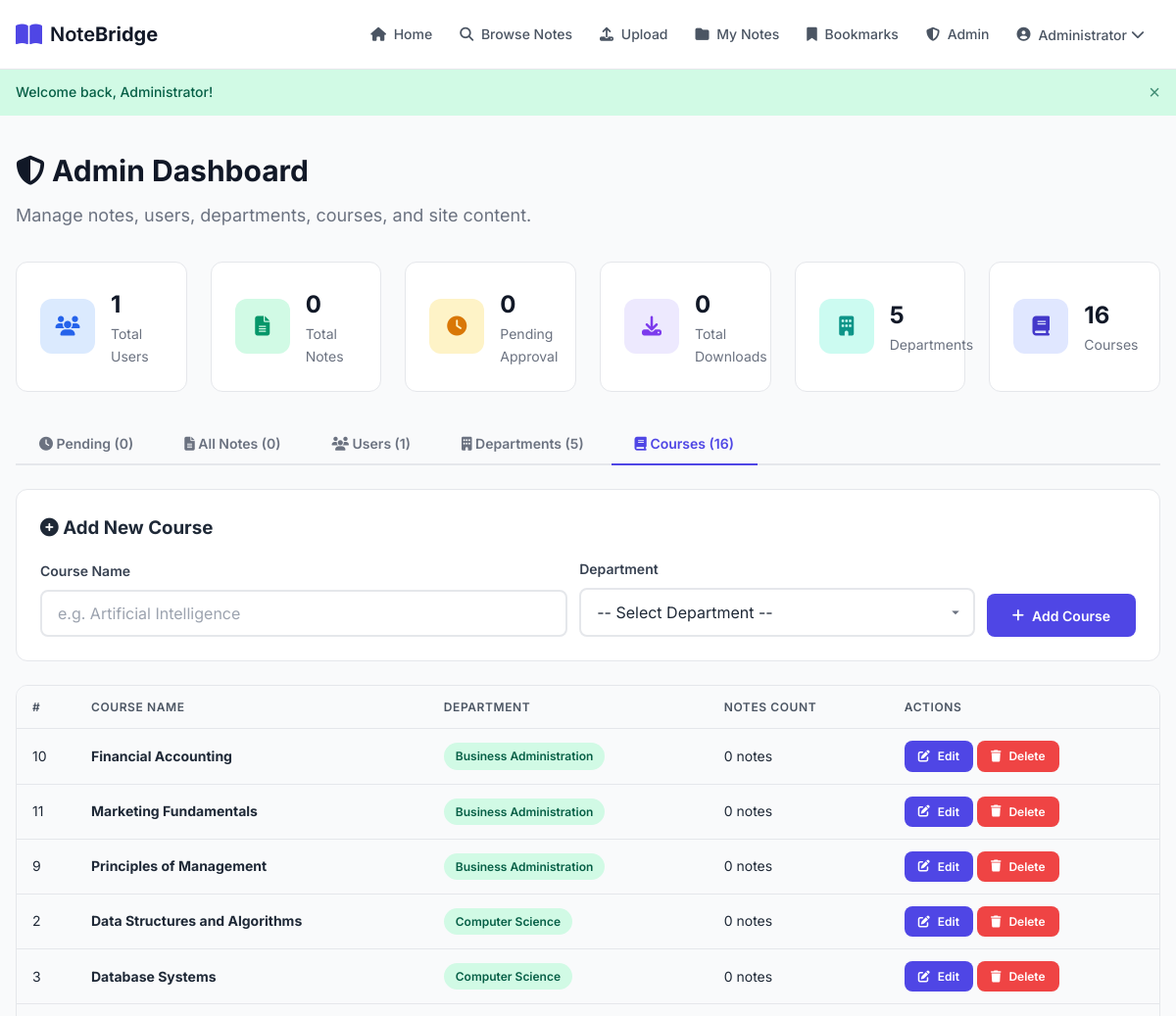
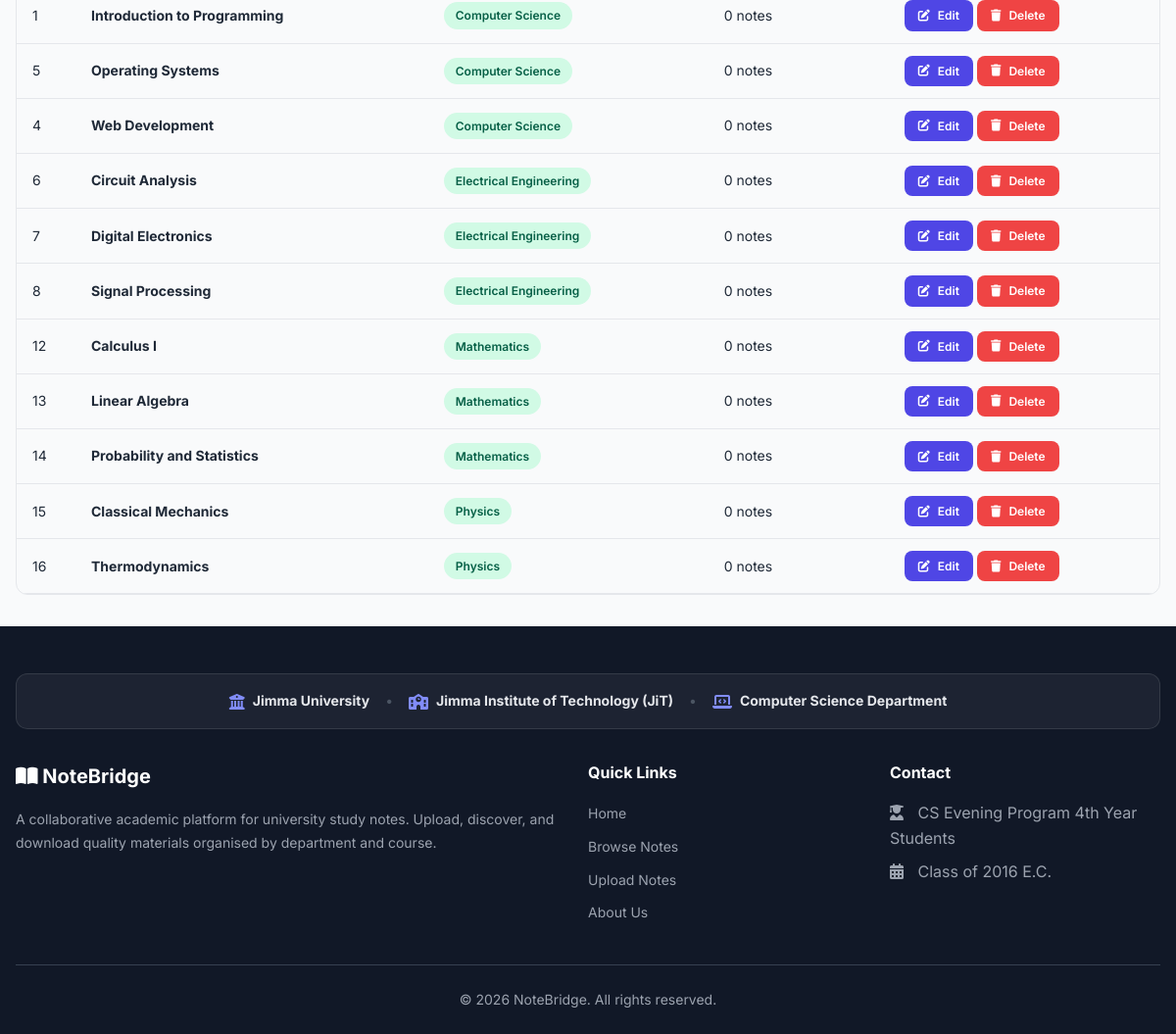
Screenshot of /admin/dashboard.php?tab=courses (signed in) with the database file from the repository (2 pictures, top to bottom).
### tables this page shows
CREATE TABLE IF NOT EXISTS courses (
    id            INT AUTO_INCREMENT PRIMARY KEY,
    name          VARCHAR(150) NOT NULL,
    department_id INT NOT NULL,
    FOREIGN KEY (department_id) REFERENCES departments(id)
        ON DELETE CASCADE
);

CREATE TABLE IF NOT EXISTS departments (
    id   INT AUTO_INCREMENT PRIMARY KEY,
    name VARCHAR(100) NOT NULL UNIQUE
);

### includes/config.php (called while the page is built, shortened)
<?php
function sanitize($data) {
    return htmlspecialchars(trim($data), ENT_QUOTES, 'UTF-8');
}
?>

### admin/dashboard.php (the view, shortened to what this page needs)
<?php
require_once __DIR__ . '/../includes/config.php';
$totalUsers       = (int)$db->query("SELECT COUNT(*) FROM users")->fetchColumn();
$totalNotes       = (int)$db->query("SELECT COUNT(*) FROM notes")->fetchColumn();
$pendingNotes     = (int)$db->query("SELECT COUNT(*) FROM notes WHERE status = 'pending'")->fetchColumn();
$totalDownloads   = (int)$db->query("SELECT COALESCE(SUM(downloads), 0) FROM notes")->fetchColumn();
$totalDepartments = (int)$db->query("SELECT COUNT(*) FROM departments")->fetchColumn();
$totalCourses     = (int)$db->query("SELECT COUNT(*) FROM courses")->fetchColumn();
$allDepartments = $db->query(
    "SELECT d.*,
            COUNT(DISTINCT c.id) AS course_count,
            COUNT(DISTINCT n.id) AS note_count
     FROM departments d
     LEFT JOIN courses c ON c.department_id = d.id
     LEFT JOIN notes n ON n.course_id = c.id
     GROUP BY d.id
     ORDER BY d.name ASC"
)->fetchAll(PDO::FETCH_ASSOC);
$allCoursesList = $db->query(
    "SELECT c.*,
            d.name AS department_name,
            COUNT(n.id) AS note_count
     FROM courses c
     JOIN departments d ON c.department_id = d.id
     LEFT JOIN notes n ON n.course_id = c.id
     GROUP BY c.id
     ORDER BY d.name ASC, c.name ASC"
)->fetchAll(PDO::FETCH_ASSOC);
$editCourse = null;
$activeTab = $_GET['tab'] ?? 'pending';
require_once __DIR__ . '/../includes/header.php';
?>
<div class="container">
    <div class="page-header">
        <h1><i class="fas fa-shield-alt"></i> Admin Dashboard</h1>
        <p>Manage notes, users, departments, courses, and site content.</p>
    </div>
    <div class="stats-grid">
        <div class="stat-card">
            <div class="stat-icon blue"><i class="fas fa-users"></i></div>
            <div>
                <div class="stat-number"><?php echo $totalUsers; ?></div>
                <div class="stat-label">Total Users</div>
            </div>
        </div>
        <div class="stat-card">
            <div class="stat-icon green"><i class="fas fa-file-alt"></i></div>
            <div>
                <div class="stat-number"><?php echo $totalNotes; ?></div>
                <div class="stat-label">Total Notes</div>
            </div>
        </div>
        <div class="stat-card">
            <div class="stat-icon amber"><i class="fas fa-clock"></i></div>
            <div>
                <div class="stat-number"><?php echo $pendingNotes; ?></div>
                <div class="stat-label">Pending Approval</div>
            </div>
        </div>
        <div class="stat-card">
            <div class="stat-icon purple"><i class="fas fa-download"></i></div>
            <div>
                <div class="stat-number"><?php echo $totalDownloads; ?></div>
                <div class="stat-label">Total Downloads</div>
            </div>
        </div>
        <div class="stat-card">
            <div class="stat-icon teal"><i class="fas fa-building"></i></div>
            <div>
                <div class="stat-number"><?php echo $totalDepartments; ?></div>
                <div class="stat-label">Departments</div>
            </div>
        </div>
        <div class="stat-card">
            <div class="stat-icon indigo"><i class="fas fa-book"></i></div>
            <div>
                <div class="stat-number"><?php echo $totalCourses; ?></div>
                <div class="stat-label">Courses</div>
            </div>
        </div>
    </div>
    <div class="tabs">
        <button class="tab-btn <?php echo ($activeTab === 'pending') ? 'active' : ''; ?>" data-tab="tab-pending">
            <i class="fas fa-clock"></i> Pending (<?php echo $pendingNotes; ?>)
        </button>
        <button class="tab-btn <?php echo ($activeTab === 'notes') ? 'active' : ''; ?>" data-tab="tab-notes">
            <i class="fas fa-file-alt"></i> All Notes (<?php echo $totalNotes; ?>)
        </button>
        <button class="tab-btn <?php echo ($activeTab === 'users') ? 'active' : ''; ?>" data-tab="tab-users">
            <i class="fas fa-users"></i> Users (<?php echo $totalUsers; ?>)
        </button>
        <button class="tab-btn <?php echo ($activeTab === 'departments') ? 'active' : ''; ?>" data-tab="tab-departments">
            <i class="fas fa-building"></i> Departments (<?php echo count($allDepartments); ?>)
        </button>
        <button class="tab-btn <?php echo ($activeTab === 'courses') ? 'active' : ''; ?>" data-tab="tab-courses">
            <i class="fas fa-book"></i> Courses (<?php echo count($allCoursesList); ?>)
        </button>
    </div>
    <div class="tab-content <?php echo ($activeTab === 'courses') ? 'active' : ''; ?>" id="tab-courses">
        <div class="card" style="margin-bottom: var(--space-6);">
            <div class="card-body">
                <?php if ($editCourse): ?>
                <h3 style="margin-bottom: var(--space-4); color: var(--primary);">
                    <i class="fas fa-edit"></i> Edit Course: <?php echo sanitize($editCourse['name']); ?>
                </h3>
                <form method="POST" action="dashboard.php?tab=courses" style="display: flex; gap: var(--space-3); align-items: flex-end; flex-wrap: wrap;">
                    <input type="hidden" name="action" value="edit_course">
                    <input type="hidden" name="course_id" value="<?php echo (int)$editCourse['id']; ?>">
                    <div class="form-group" style="flex: 2; min-width: 250px; margin-bottom: 0;">
                        <label for="edit_course_name">Course Name</label>
                        <input type="text" id="edit_course_name" name="name" class="form-control"
                               value="<?php echo sanitize($editCourse['name']); ?>" required>
                    </div>
                    <div class="form-group" style="flex: 1.5; min-width: 220px; margin-bottom: 0;">
                        <label for="edit_course_dept">Department</label>
                        <select id="edit_course_dept" name="department_id" class="form-control" required>
                            <option value="">-- Select Department --</option>
                            <?php foreach ($allDepartments as $dept): ?>
                                <option value="<?php echo (int)$dept['id']; ?>" <?php echo ($editCourse['department_id'] == $dept['id']) ? 'selected' : ''; ?>>
                                    <?php echo sanitize($dept['name']); ?>
                                </option>
                            <?php endforeach; ?>
                        </select>
                    </div>
                    <button type="submit" class="btn btn-primary" style="height: 44px;">
                        <i class="fas fa-save"></i> Save Changes
                    </button>
                    <a href="dashboard.php?tab=courses" class="btn btn-secondary" style="height: 44px; display: inline-flex; align-items: center;">
                        <i class="fas fa-times"></i> Cancel
                    </a>
                </form>
                <?php else: ?>
                <h3 style="margin-bottom: var(--space-4);">
                    <i class="fas fa-plus-circle"></i> Add New Course
                </h3>
                <form method="POST" action="dashboard.php?tab=courses" style="display: flex; gap: var(--space-3); align-items: flex-end; flex-wrap: wrap;">
                    <div class="form-group" style="flex: 2; min-width: 250px; margin-bottom: 0;">
                        <label for="new_course_name">Course Name</label>
                        <input type="text" id="new_course_name" name="name" class="form-control"
                               placeholder="e.g. Artificial Intelligence" required>
                    </div>
                    <div class="form-group" style="flex: 1.5; min-width: 220px; margin-bottom: 0;">
                        <label for="new_course_dept">Department</label>
                        <select id="new_course_dept" name="department_id" class="form-control" required>
                            <option value="">-- Select Department --</option>
                        </select>
                    </div>
                    <button type="submit" class="btn btn-primary" style="height: 44px;">
                        <i class="fas fa-plus"></i> Add Course
                    </button>
                </form>
                <?php endif; ?>
            </div>
        </div>
        <div class="table-wrapper">
            <table>
                <thead>
                    <tr>
                        <th style="width: 60px;">#</th>
                        <th>Course Name</th>
                        <th>Department</th>
                        <th>Notes Count</th>
                        <th>Actions</th>
                    </tr>
                </thead>
                <tbody>
                    <?php if (!empty($allCoursesList)): ?>
                        <?php foreach ($allCoursesList as $course): ?>
                        <tr>
                            <td><?php echo (int)$course['id']; ?></td>
                            <td><strong><?php echo sanitize($course['name']); ?></strong></td>
                            <td><span class="badge badge-approved"><?php echo sanitize($course['department_name']); ?></span></td>
                            <td><?php echo (int)$course['note_count']; ?> notes</td>
                            <td>
                                <a href="dashboard.php?edit_course=<?php echo (int)$course['id']; ?>" class="btn btn-primary btn-sm" title="Edit Course">
                                    <i class="fas fa-edit"></i> Edit
                                </a>
                                <a href="dashboard.php?delete_course=<?php echo (int)$course['id']; ?>"
                                   class="btn btn-danger btn-sm"
                                   data-confirm="Are you sure you want to delete '<?php echo sanitize($course['name']); ?>'? All associated notes will also be permanently deleted."
                                   title="Delete Course">
                                    <i class="fas fa-trash"></i> Delete
                                </a>
                            </td>
                        </tr>
                        <?php endforeach; ?>
                    <?php endif; ?>
                </tbody>
            </table>
        </div>
    </div>
</div>
<?php require_once __DIR__ . '/../includes/footer.php'; ?>

### rows the page displays
courses: id "10", name "Financial Accounting", department.name "Business Administration", note_count "0"
courses: id "11", name "Marketing Fundamentals", department.name "Business Administration", note_count "0"
courses: id "9", name "Principles of Management", department.name "Business Administration", note_count "0"
courses: id "2", name "Data Structures and Algorithms", department.name "Computer Science", note_count "0"
courses: id "3", name "Database Systems", department.name "Computer Science", note_count "0"
courses: id "1", name "Introduction to Programming", department.name "Computer Science", note_count "0"
courses: id "5", name "Operating Systems", department.name "Computer Science", note_count "0"
courses: id "4", name "Web Development", department.name "Computer Science", note_count "0"
courses: id "6", name "Circuit Analysis", department.name "Electrical Engineering", note_count "0"
courses: id "7", name "Digital Electronics", department.name "Electrical Engineering", note_count "0"
courses: id "8", name "Signal Processing", department.name "Electrical Engineering", note_count "0"
courses: id "12", name "Calculus I", department.name "Mathematics", note_count "0"
courses: id "13", name "Linear Algebra", department.name "Mathematics", note_count "0"
courses: id "14", name "Probability and Statistics", department.name "Mathematics", note_count "0"
courses: id "15", name "Classical Mechanics", department.name "Physics", note_count "0"
courses: id "16", name "Thermodynamics", department.name "Physics", note_count "0"

### other values shown
$_SESSION['full_name'] "Administrator"
$flash['message'] "Welcome back, Administrator!"
$totalUsers "1"
$totalNotes "0"
$pendingNotes "0"
$totalDownloads "0"
$totalDepartments "5"
$totalCourses "16"
count($allDepartments) "5"
count($allCoursesList) "16"
